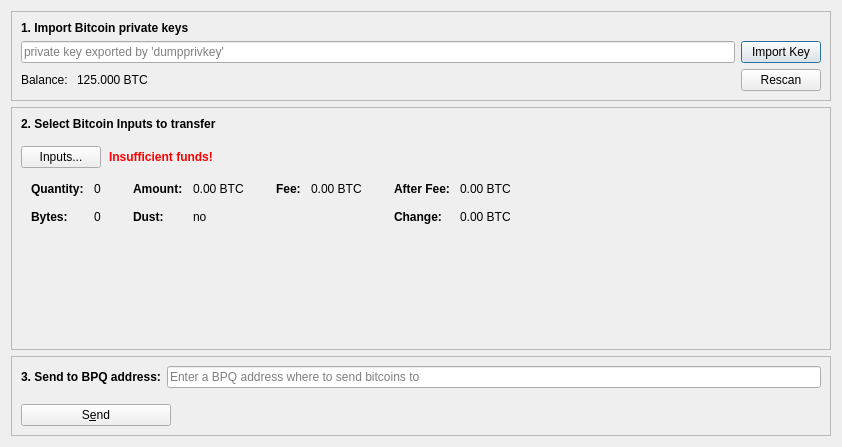
<?xml version="1.0" encoding="UTF-8"?>
<ui version="4.0">
 <class>FirstTransactionPage</class>
 <widget class="QDialog" name="FirstTransactionPage">
  <property name="geometry">
   <rect>
    <x>0</x>
    <y>0</y>
    <width>842</width>
    <height>447</height>
   </rect>
  </property>
  <property name="windowTitle">
   <string>Form</string>
  </property>
  <layout class="QVBoxLayout" name="verticalLayout">
   <item>
    <layout class="QVBoxLayout" name="verticalLayout_2">
     <item>
      <widget class="QFrame" name="frameImport">
       <property name="frameShape">
        <enum>QFrame::StyledPanel</enum>
       </property>
       <property name="frameShadow">
        <enum>QFrame::Raised</enum>
       </property>
       <layout class="QVBoxLayout" name="verticalLayout_4">
        <item>
         <widget class="QLabel" name="label">
          <property name="font">
           <font>
            <weight>75</weight>
            <bold>true</bold>
           </font>
          </property>
          <property name="text">
           <string>1. Import Bitcoin private keys</string>
          </property>
         </widget>
        </item>
        <item>
         <layout class="QHBoxLayout" name="horizontalLayout_3">
          <item>
           <widget class="QLineEdit" name="editImportKey">
            <property name="placeholderText">
             <string>private key exported by 'dumpprivkey'</string>
            </property>
           </widget>
          </item>
          <item>
           <widget class="QPushButton" name="buttonImportKey">
            <property name="text">
             <string>Import Key</string>
            </property>
           </widget>
          </item>
         </layout>
        </item>
        <item>
         <layout class="QHBoxLayout" name="horizontalLayout_2">
          <item>
           <widget class="QLabel" name="label_2">
            <property name="text">
             <string>Balance: </string>
            </property>
           </widget>
          </item>
          <item>
           <widget class="QLabel" name="labelBalance">
            <property name="text">
             <string>125.000 BTC</string>
            </property>
           </widget>
          </item>
          <item>
           <spacer name="horizontalSpacer_2">
            <property name="orientation">
             <enum>Qt::Horizontal</enum>
            </property>
            <property name="sizeHint" stdset="0">
             <size>
              <width>40</width>
              <height>20</height>
             </size>
            </property>
           </spacer>
          </item>
          <item>
           <widget class="QPushButton" name="buttonRescan">
            <property name="text">
             <string>Rescan</string>
            </property>
           </widget>
          </item>
         </layout>
        </item>
       </layout>
      </widget>
     </item>
     <item>
      <widget class="QFrame" name="frameCoinControl">
       <property name="frameShape">
        <enum>QFrame::StyledPanel</enum>
       </property>
       <property name="frameShadow">
        <enum>QFrame::Raised</enum>
       </property>
       <layout class="QVBoxLayout" name="verticalLayout_3">
        <item>
         <layout class="QVBoxLayout" name="verticalLayoutCoinControl" stretch="0,0,0,1">
          <property name="spacing">
           <number>0</number>
          </property>
          <property name="leftMargin">
           <number>0</number>
          </property>
          <property name="topMargin">
           <number>0</number>
          </property>
          <item>
           <layout class="QHBoxLayout" name="horizontalLayoutCoinControl1">
            <property name="bottomMargin">
             <number>15</number>
            </property>
            <item>
             <widget class="QLabel" name="labelCoinControlFeatures">
              <property name="sizePolicy">
               <sizepolicy hsizetype="Preferred" vsizetype="Maximum">
                <horstretch>0</horstretch>
                <verstretch>0</verstretch>
               </sizepolicy>
              </property>
              <property name="font">
               <font>
                <weight>75</weight>
                <bold>true</bold>
               </font>
              </property>
              <property name="styleSheet">
               <string notr="true">font-weight:bold;</string>
              </property>
              <property name="text">
               <string>2. Select Bitcoin Inputs to transfer</string>
              </property>
             </widget>
            </item>
           </layout>
          </item>
          <item>
           <layout class="QHBoxLayout" name="horizontalLayoutCoinControl2" stretch="0,0,0">
            <property name="spacing">
             <number>8</number>
            </property>
            <property name="bottomMargin">
             <number>10</number>
            </property>
            <item>
             <widget class="QPushButton" name="pushButtonCoinControl">
              <property name="styleSheet">
               <string notr="true"/>
              </property>
              <property name="text">
               <string>Inputs...</string>
              </property>
              <property name="autoDefault">
               <bool>false</bool>
              </property>
             </widget>
            </item>
            <item>
             <widget class="QLabel" name="labelCoinControlInsuffFunds">
              <property name="font">
               <font>
                <weight>75</weight>
                <bold>true</bold>
               </font>
              </property>
              <property name="styleSheet">
               <string notr="true">color:red;font-weight:bold;</string>
              </property>
              <property name="text">
               <string>Insufficient funds!</string>
              </property>
              <property name="margin">
               <number>5</number>
              </property>
             </widget>
            </item>
            <item>
             <spacer name="horizontalSpacerCoinControl">
              <property name="orientation">
               <enum>Qt::Horizontal</enum>
              </property>
              <property name="sizeHint" stdset="0">
               <size>
                <width>40</width>
                <height>1</height>
               </size>
              </property>
             </spacer>
            </item>
           </layout>
          </item>
          <item>
           <widget class="QWidget" name="widgetCoinControl" native="true">
            <property name="sizePolicy">
             <sizepolicy hsizetype="Preferred" vsizetype="Preferred">
              <horstretch>0</horstretch>
              <verstretch>0</verstretch>
             </sizepolicy>
            </property>
            <property name="minimumSize">
             <size>
              <width>0</width>
              <height>0</height>
             </size>
            </property>
            <property name="styleSheet">
             <string notr="true"/>
            </property>
            <layout class="QHBoxLayout" name="horizontalLayoutCoinControl5">
             <property name="leftMargin">
              <number>0</number>
             </property>
             <property name="topMargin">
              <number>0</number>
             </property>
             <property name="rightMargin">
              <number>0</number>
             </property>
             <property name="bottomMargin">
              <number>0</number>
             </property>
             <item>
              <layout class="QHBoxLayout" name="horizontalLayoutCoinControl3" stretch="0,0,0,1">
               <property name="spacing">
                <number>20</number>
               </property>
               <property name="topMargin">
                <number>0</number>
               </property>
               <property name="bottomMargin">
                <number>10</number>
               </property>
               <item>
                <layout class="QFormLayout" name="formLayoutCoinControl1">
                 <property name="horizontalSpacing">
                  <number>10</number>
                 </property>
                 <property name="verticalSpacing">
                  <number>14</number>
                 </property>
                 <property name="leftMargin">
                  <number>10</number>
                 </property>
                 <property name="topMargin">
                  <number>4</number>
                 </property>
                 <property name="rightMargin">
                  <number>6</number>
                 </property>
                 <item row="0" column="0">
                  <widget class="QLabel" name="labelCoinControlQuantityText">
                   <property name="font">
                    <font>
                     <weight>75</weight>
                     <bold>true</bold>
                    </font>
                   </property>
                   <property name="text">
                    <string>Quantity:</string>
                   </property>
                   <property name="margin">
                    <number>0</number>
                   </property>
                  </widget>
                 </item>
                 <item row="0" column="1">
                  <widget class="QLabel" name="labelCoinControlQuantity">
                   <property name="cursor">
                    <cursorShape>IBeamCursor</cursorShape>
                   </property>
                   <property name="contextMenuPolicy">
                    <enum>Qt::ActionsContextMenu</enum>
                   </property>
                   <property name="text">
                    <string notr="true">0</string>
                   </property>
                   <property name="margin">
                    <number>0</number>
                   </property>
                   <property name="textInteractionFlags">
                    <set>Qt::LinksAccessibleByMouse|Qt::TextSelectableByKeyboard|Qt::TextSelectableByMouse</set>
                   </property>
                  </widget>
                 </item>
                 <item row="1" column="0">
                  <widget class="QLabel" name="labelCoinControlBytesText">
                   <property name="font">
                    <font>
                     <weight>75</weight>
                     <bold>true</bold>
                    </font>
                   </property>
                   <property name="text">
                    <string>Bytes:</string>
                   </property>
                  </widget>
                 </item>
                 <item row="1" column="1">
                  <widget class="QLabel" name="labelCoinControlBytes">
                   <property name="cursor">
                    <cursorShape>IBeamCursor</cursorShape>
                   </property>
                   <property name="contextMenuPolicy">
                    <enum>Qt::ActionsContextMenu</enum>
                   </property>
                   <property name="text">
                    <string notr="true">0</string>
                   </property>
                   <property name="textInteractionFlags">
                    <set>Qt::LinksAccessibleByMouse|Qt::TextSelectableByKeyboard|Qt::TextSelectableByMouse</set>
                   </property>
                  </widget>
                 </item>
                </layout>
               </item>
               <item>
                <layout class="QFormLayout" name="formLayoutCoinControl2">
                 <property name="horizontalSpacing">
                  <number>10</number>
                 </property>
                 <property name="verticalSpacing">
                  <number>14</number>
                 </property>
                 <property name="leftMargin">
                  <number>6</number>
                 </property>
                 <property name="topMargin">
                  <number>4</number>
                 </property>
                 <property name="rightMargin">
                  <number>6</number>
                 </property>
                 <item row="0" column="0">
                  <widget class="QLabel" name="labelCoinControlAmountText">
                   <property name="font">
                    <font>
                     <weight>75</weight>
                     <bold>true</bold>
                    </font>
                   </property>
                   <property name="text">
                    <string>Amount:</string>
                   </property>
                   <property name="margin">
                    <number>0</number>
                   </property>
                  </widget>
                 </item>
                 <item row="0" column="1">
                  <widget class="QLabel" name="labelCoinControlAmount">
                   <property name="cursor">
                    <cursorShape>IBeamCursor</cursorShape>
                   </property>
                   <property name="contextMenuPolicy">
                    <enum>Qt::ActionsContextMenu</enum>
                   </property>
                   <property name="text">
                    <string notr="true">0.00 BTC</string>
                   </property>
                   <property name="textInteractionFlags">
                    <set>Qt::LinksAccessibleByMouse|Qt::TextSelectableByKeyboard|Qt::TextSelectableByMouse</set>
                   </property>
                  </widget>
                 </item>
                 <item row="1" column="0">
                  <widget class="QLabel" name="labelCoinControlLowOutputText">
                   <property name="font">
                    <font>
                     <weight>75</weight>
                     <bold>true</bold>
                    </font>
                   </property>
                   <property name="text">
                    <string>Dust:</string>
                   </property>
                  </widget>
                 </item>
                 <item row="1" column="1">
                  <widget class="QLabel" name="labelCoinControlLowOutput">
                   <property name="cursor">
                    <cursorShape>IBeamCursor</cursorShape>
                   </property>
                   <property name="contextMenuPolicy">
                    <enum>Qt::ActionsContextMenu</enum>
                   </property>
                   <property name="text">
                    <string notr="true">no</string>
                   </property>
                   <property name="textInteractionFlags">
                    <set>Qt::LinksAccessibleByMouse|Qt::TextSelectableByKeyboard|Qt::TextSelectableByMouse</set>
                   </property>
                  </widget>
                 </item>
                </layout>
               </item>
               <item>
                <layout class="QFormLayout" name="formLayoutCoinControl3">
                 <property name="horizontalSpacing">
                  <number>10</number>
                 </property>
                 <property name="verticalSpacing">
                  <number>14</number>
                 </property>
                 <property name="leftMargin">
                  <number>6</number>
                 </property>
                 <property name="topMargin">
                  <number>4</number>
                 </property>
                 <property name="rightMargin">
                  <number>6</number>
                 </property>
                 <item row="0" column="0">
                  <widget class="QLabel" name="labelCoinControlFeeText">
                   <property name="font">
                    <font>
                     <weight>75</weight>
                     <bold>true</bold>
                    </font>
                   </property>
                   <property name="text">
                    <string>Fee:</string>
                   </property>
                   <property name="margin">
                    <number>0</number>
                   </property>
                  </widget>
                 </item>
                 <item row="0" column="1">
                  <widget class="QLabel" name="labelCoinControlFee">
                   <property name="cursor">
                    <cursorShape>IBeamCursor</cursorShape>
                   </property>
                   <property name="contextMenuPolicy">
                    <enum>Qt::ActionsContextMenu</enum>
                   </property>
                   <property name="text">
                    <string notr="true">0.00 BTC</string>
                   </property>
                   <property name="textInteractionFlags">
                    <set>Qt::LinksAccessibleByMouse|Qt::TextSelectableByKeyboard|Qt::TextSelectableByMouse</set>
                   </property>
                  </widget>
                 </item>
                </layout>
               </item>
               <item>
                <layout class="QFormLayout" name="formLayoutCoinControl4">
                 <property name="horizontalSpacing">
                  <number>10</number>
                 </property>
                 <property name="verticalSpacing">
                  <number>14</number>
                 </property>
                 <property name="leftMargin">
                  <number>6</number>
                 </property>
                 <property name="topMargin">
                  <number>4</number>
                 </property>
                 <property name="rightMargin">
                  <number>6</number>
                 </property>
                 <item row="0" column="0">
                  <widget class="QLabel" name="labelCoinControlAfterFeeText">
                   <property name="font">
                    <font>
                     <weight>75</weight>
                     <bold>true</bold>
                    </font>
                   </property>
                   <property name="text">
                    <string>After Fee:</string>
                   </property>
                   <property name="margin">
                    <number>0</number>
                   </property>
                  </widget>
                 </item>
                 <item row="0" column="1">
                  <widget class="QLabel" name="labelCoinControlAfterFee">
                   <property name="cursor">
                    <cursorShape>IBeamCursor</cursorShape>
                   </property>
                   <property name="contextMenuPolicy">
                    <enum>Qt::ActionsContextMenu</enum>
                   </property>
                   <property name="text">
                    <string notr="true">0.00 BTC</string>
                   </property>
                   <property name="textInteractionFlags">
                    <set>Qt::LinksAccessibleByMouse|Qt::TextSelectableByKeyboard|Qt::TextSelectableByMouse</set>
                   </property>
                  </widget>
                 </item>
                 <item row="1" column="0">
                  <widget class="QLabel" name="labelCoinControlChangeText">
                   <property name="font">
                    <font>
                     <weight>75</weight>
                     <bold>true</bold>
                    </font>
                   </property>
                   <property name="text">
                    <string>Change:</string>
                   </property>
                  </widget>
                 </item>
                 <item row="1" column="1">
                  <widget class="QLabel" name="labelCoinControlChange">
                   <property name="cursor">
                    <cursorShape>IBeamCursor</cursorShape>
                   </property>
                   <property name="contextMenuPolicy">
                    <enum>Qt::ActionsContextMenu</enum>
                   </property>
                   <property name="text">
                    <string notr="true">0.00 BTC</string>
                   </property>
                   <property name="textInteractionFlags">
                    <set>Qt::LinksAccessibleByMouse|Qt::TextSelectableByKeyboard|Qt::TextSelectableByMouse</set>
                   </property>
                  </widget>
                 </item>
                </layout>
               </item>
              </layout>
             </item>
            </layout>
           </widget>
          </item>
          <item>
           <spacer name="verticalSpacerCoinControl">
            <property name="orientation">
             <enum>Qt::Vertical</enum>
            </property>
            <property name="sizeHint" stdset="0">
             <size>
              <width>800</width>
              <height>1</height>
             </size>
            </property>
           </spacer>
          </item>
         </layout>
        </item>
       </layout>
      </widget>
     </item>
     <item>
      <widget class="QFrame" name="frameSend">
       <property name="minimumSize">
        <size>
         <width>0</width>
         <height>80</height>
        </size>
       </property>
       <property name="frameShape">
        <enum>QFrame::StyledPanel</enum>
       </property>
       <property name="frameShadow">
        <enum>QFrame::Raised</enum>
       </property>
       <layout class="QVBoxLayout" name="verticalLayout_5">
        <item>
         <layout class="QFormLayout" name="formLayout">
          <item row="0" column="0">
           <widget class="QLabel" name="label_3">
            <property name="styleSheet">
             <string notr="true">font-weight:bold;</string>
            </property>
            <property name="text">
             <string>3. Send to BPQ address:</string>
            </property>
           </widget>
          </item>
          <item row="0" column="1">
           <widget class="QLineEdit" name="textAddressTo">
            <property name="placeholderText">
             <string>Enter a BPQ address where to send bitcoins to</string>
            </property>
           </widget>
          </item>
         </layout>
        </item>
        <item>
         <layout class="QHBoxLayout" name="horizontalLayout">
          <item>
           <widget class="QPushButton" name="buttonSendToBpq">
            <property name="minimumSize">
             <size>
              <width>150</width>
              <height>0</height>
             </size>
            </property>
            <property name="toolTip">
             <string>Confirm the send action</string>
            </property>
            <property name="text">
             <string>S&amp;end</string>
            </property>
            <property name="icon">
             <iconset>
              <normaloff>:/icons/send</normaloff>:/icons/send</iconset>
            </property>
            <property name="autoDefault">
             <bool>false</bool>
            </property>
            <property name="default">
             <bool>false</bool>
            </property>
           </widget>
          </item>
          <item>
           <spacer name="horizontalSpacer">
            <property name="orientation">
             <enum>Qt::Horizontal</enum>
            </property>
            <property name="sizeHint" stdset="0">
             <size>
              <width>40</width>
              <height>20</height>
             </size>
            </property>
           </spacer>
          </item>
         </layout>
        </item>
       </layout>
      </widget>
     </item>
    </layout>
   </item>
  </layout>
 </widget>
 <resources/>
 <connections/>
</ui>
